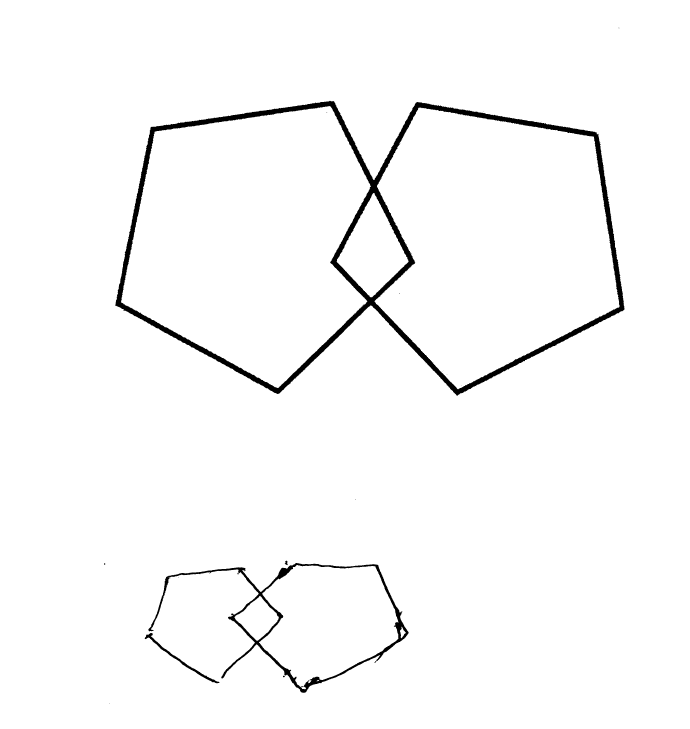
#> input picture preprocessing/01472973_004.png, 690 x 729 px
$ jupyter execute Untitled.ipynb
#> lines starting #> are read from the running program, lines starting #| are printed output that depends on the picture; after the words box and inside, x2 and y2 are one past the last pixel; in counts of white or black regions, pixels touching at a corner belong together
[cell 1]
import cv2
cv2.__version__

[cell 2]
import numpy as np
from skimage.filters import threshold_local # scikit-image
import imutils
from matplotlib import pyplot as plt
import matplotlib.image as mpimg

[cell 3]
# read the input image
image = cv2.imread("01472973_004.png", 0)
#> image is the input picture: shape (729, 690); min 0, max 255, mean 249.4

# clone the original image
original_image = image.copy()

[cell 4]
kernel = np.ones((3,3), np.uint8)
opening_image = cv2.morphologyEx(original_image, cv2.MORPH_OPEN, kernel)
denoised_image = cv2.fastNlMeansDenoising(original_image, None,40,7,21)
erod_image = cv2.erode(denoised_image, kernel ,iterations=1)
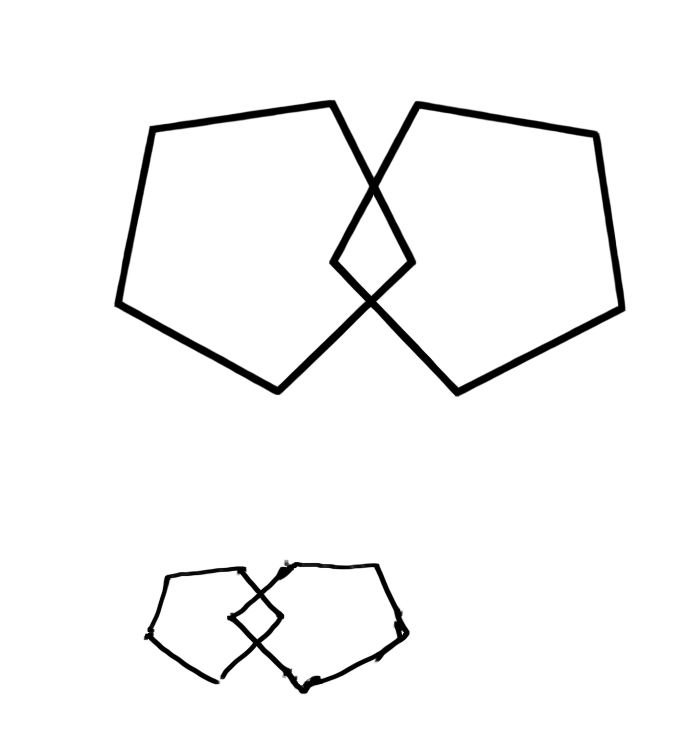
#> erod_image: shape (729, 690); min 0, max 255, mean 246

[cell 5]
cv2.imshow("original_image", original_image)
cv2.imshow("denoised_image", denoised_image)
cv2.imshow("erod_image", erod_image)

#cv2.imshow("erod_image", erod_image)

#cv2.imshow("erod_image_blurred", erod_image_blurred)
#cv2.imshow("opening_erod_image_blurred", opening_erod_image_blurred)

cv2.waitKey(0)
cv2.destroyAllWindows()

[cell 6]
th = cv2.adaptiveThreshold(image,
    255,  # maximum value assigned to pixel values exceeding the threshold
    cv2.ADAPTIVE_THRESH_GAUSSIAN_C,  # gaussian weighted sum of neighborhood
    cv2.THRESH_BINARY,  # thresholding type
    201,  # block  size (5x5 window)
    3)  # constant
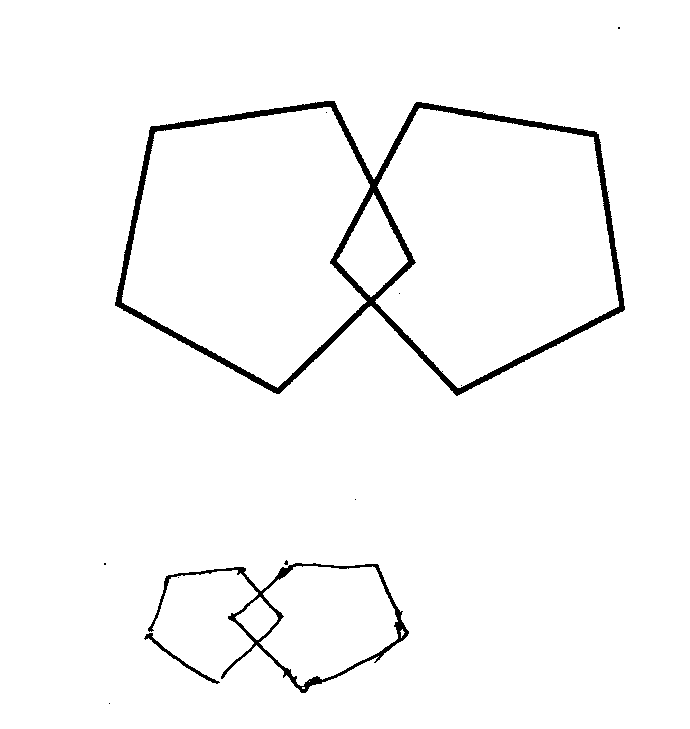
#> th: shape (729, 690); 97.4% white; 12 black regions (9 under 20 px), largest, box (x1, y1, x2, y2) and area: (115, 101, 625, 396) 10326, (148, 563, 409, 693) 2583, (144, 633, 220, 684) 312

[cell 7]
# read the input image
image2 = cv2.imread("00112176_5.png", 0)
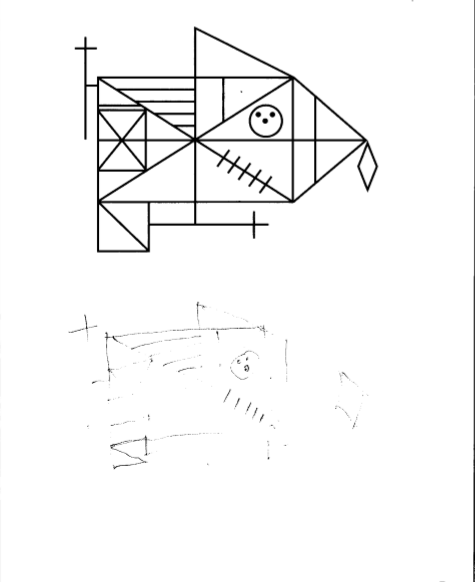
#> input picture preprocessing/00112176_5.png, 475 x 582 px
#> image2 is the input picture: shape (582, 475); min 0, max 255, mean 247.7
th2 = cv2.adaptiveThreshold(image2,
    255,  # maximum value assigned to pixel values exceeding the threshold
    cv2.ADAPTIVE_THRESH_GAUSSIAN_C,  # gaussian weighted sum of neighborhood
    cv2.THRESH_BINARY,  # thresholding type
    301,  # block  size (5x5 window)
    3)  # constant
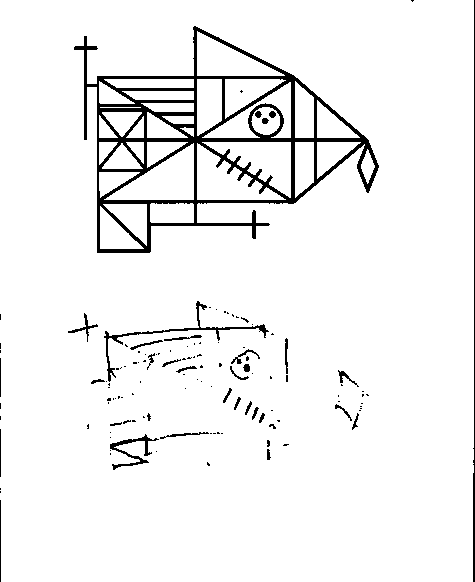
#> th2: shape (582, 475); 94.8% white; 123 black regions (91 under 20 px), largest, box (x1, y1, x2, y2) and area: (74, 26, 379, 253) 10734, (473, 0, 475, 582) 696, (104, 301, 269, 382) 689
